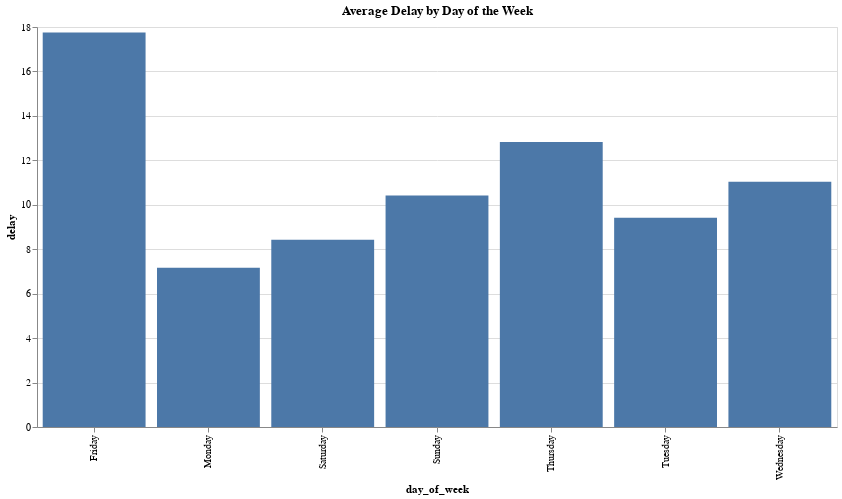

Here is the notebook cell this chart was saved with:
### Markdown cell above
### Does the day of the week make a difference in the delay amount?

### Code cell
# Extract the day of the week from the timestamp column
flt_df['day_of_week'] = pd.to_datetime(flt_df['date']).dt.dayofweek

# Calculate the average delay for each day of the week
daily_delay = flt_df.groupby('day_of_week')['delay'].mean().reset_index()

# Define a dictionary to map day of the week to the corresponding name
day_map = {0: 'Monday', 1: 'Tuesday', 2: 'Wednesday', 3: 'Thursday', 4: 'Friday', 5: 'Saturday', 6: 'Sunday'}

# Map the day of the week values to their corresponding names
daily_delay['day_of_week'] = daily_delay['day_of_week'].map(day_map)

# Visualize the average delay by day of the week
chart = alt.Chart(daily_delay).mark_bar().encode(
    x='day_of_week:N',
    y='delay:Q'
).properties(
    width=800,
    height=400,
    title='Average Delay by Day of the Week'
)

chart

### Figure 1 — Vega-Lite specification as saved in the notebook (floating-point values rounded to 4 significant figures)
{"config": {"view": {"continuousWidth": 300, "continuousHeight": 300}}, "data": {"name": "data-a48a2dd144900791f485682e7861a28e"}, "mark": {"type": "bar"}, "encoding": {"x": {"field": "day_of_week", "type": "nominal"}, "y": {"field": "delay", "type": "quantitative"}}, "height": 400, "title": "Average Delay by Day of the Week", "width": 800, "$schema": "https://vega.github.io/schema/vega-lite/v5.8.0.json", "datasets": {"data-a48a2dd144900791f485682e7861a28e": [{"day_of_week": "Monday", "delay": 7.166}, {"day_of_week": "Tuesday", "delay": 9.411}, {"day_of_week": "Wednesday", "delay": 11.03}, {"day_of_week": "Thursday", "delay": 12.82}, {"day_of_week": "Friday", "delay": 17.76}, {"day_of_week": "Saturday", "delay": 8.431}, {"day_of_week": "Sunday", "delay": 10.41}]}}
